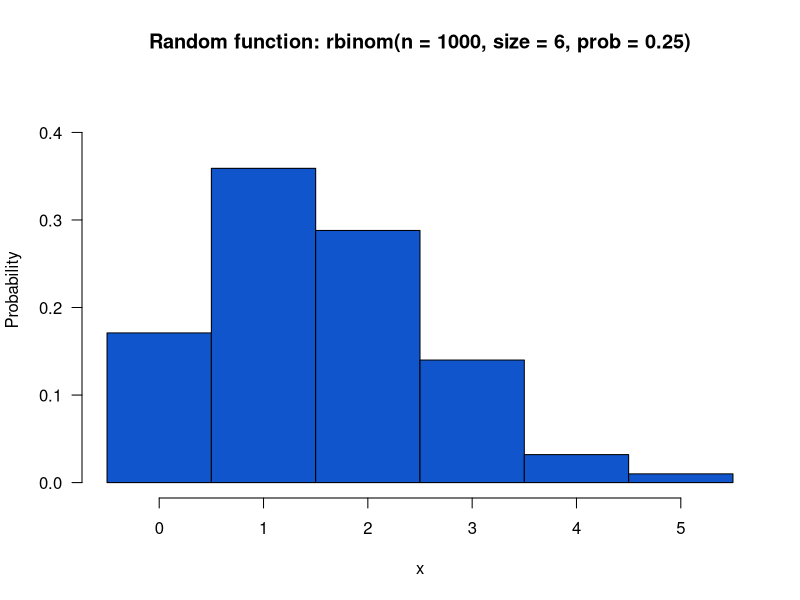

R code for this plot:
x = rbinom(n = 1000, size = 6, prob = 0.25)

hist(
  x,
  breaks = seq(min(x) - 0.5, max(x) + 0.5, by = 1),
  freq = FALSE,
  ylim = c(0, 0.44),
  las = 1,
  col = "#1155cc",
  main = "Random function: rbinom(n = 1000, size = 6, prob = 0.25)",
  ylab = "Probability"
)